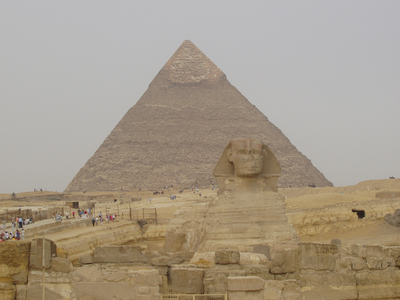
#> input picture queries/108100.png, 400 x 300 px
$ python search.py --index index.csv --query queries/108100.png --result-path dataset   (older library calls are emulated)
#> lines starting #> are read from the running program, lines starting #| are printed output that depends on the picture; after the words box and inside, x2 and y2 are one past the last pixel; in counts of white or black regions, pixels touching at a corner belong together
### scripts/colordescriptor.py
import numpy as np
import cv2
import imutils

class ColorDescriptor:
    def __init__(self, bins):
        # store the number of bins for the 3D histogram
#> further down, query is the input picture: shape (300, 400, 3); mean B, G, R 137.1, 153.7, 165.5
        self.bins = bins

    def describe(self, image):
        # convert the image the HSV color space and initialize the features used to quantify the image
        image = cv2.cvtColor(image, cv2.COLOR_BGR2HSV)
#> image: shape (300, 400, 3); mean H, S, V 39.7, 49.9, 165.9
        features =[]

        # grab the dimensions and compute the center of the image
        (h, w) = image.shape[:2]
#> h = 300; w = 400
        (cX, cY) = (int(w * 0.5), int(h * 0.5))
#> cX = 200; cY = 150

        # divide the image into four rectangles/segments
                    #  top-left       top-right      bottom-right     bottom-left
        segments = [(0, cX, 0, cY), (cX, w, 0, cY), (cX, w, cY, h), (0, cX, cY, h)]

        # construct an elliptical mask representing the center of the image
        (axesX, axesY) = (int(w * 0.75) // 2, int(h * 0.75) // 2)
#> axesX = 150; axesY = 112
        ellipMask = np.zeros(image.shape[:2], dtype = "uint8")
        cv2.ellipse(ellipMask, (cX, cY), (axesX, axesY), 0, 0, 360, 255, -1)
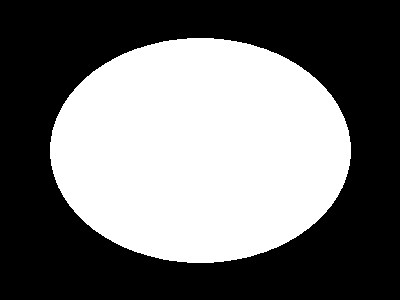
#> ellipMask: shape (300, 400); 44.2% white; 1 white region, box (x1, y1, x2, y2) and area: (50, 38, 351, 263) 53083

        # loop over the segments
        for (startX, endX, startY, endY) in segments:
            # construct the mask for each conver of the image, subtracting the elliptical center from it
            cornerMask = np.zeros(image.shape[:2], dtype = "uint8")
            cv2.rectangle(cornerMask, (startX, startY), (endX, endY), 255, -1)
            cornerMask = cv2.subtract(cornerMask, ellipMask)

            # extract a color histogram from the image, then update the feature vector
            hist = self.histogram(image, cornerMask)
            features.extend(hist)
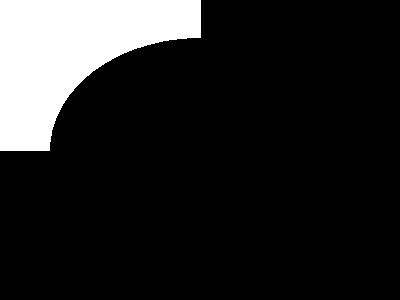
#> cornerMask: shape (300, 400); 14.1% white; 1 white region, box (x1, y1, x2, y2) and area: (0, 0, 201, 151) 16947
#> after the loop, features = []

        # extract a color histogram from the elliptical region and update the feature vector
        hist = self.histogram(image, ellipMask)
        features.extend(hist)

        # return the feature vector
        return features

    def histogram(self, image, mask):
        # extract a 3D color histogram from the masked region of the image, using the supplied number of bins per channel
        hist = cv2.calcHist([image], [0, 1, 2], mask, self.bins, [0, 180, 0, 256, 0, 256])

        # normalize the histogram if using OpenCV 2.4
        if imutils.is_cv2():
#> (the run stopped early here; a loop or call above may not have finished)
